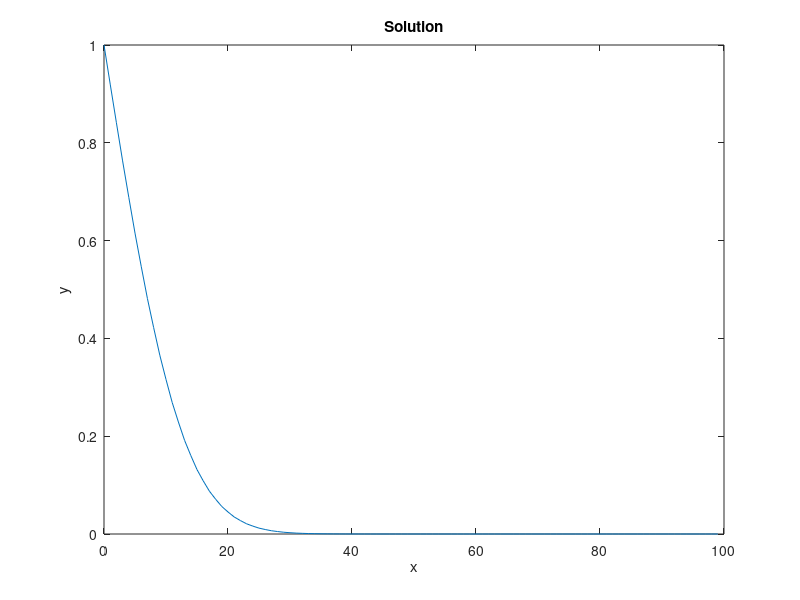

Here is the MATLAB script that generated this plot:
clear;close all;clc;

% Input parameters.
nodes = 100; % x nodes, y nodes.
dx = 1; % spacing in x.
dt = 1; % timestep.
timesteps = 200;
alpha = 0.25; % Physical constant.
twall = 1.0; % Left-hand wall temperature.

% Derived inputs.
L = dx*(nodes-1); % x , y dimensions of physical domain.
c = dx/dt;
csq = c.^2;
omega = 1 / (alpha/(dt*csq)+0.5);

% Initialize.
x = linspace(0,L,nodes)';
rho = zeros(nodes,1);
f1 = zeros(nodes,1);
f2 = zeros(nodes,1);
feq = zeros(nodes,1);

% Main loop.
for iter = 1:timesteps
    % Collision
    rho = f1 + f2;
    feq = 0.5*rho;
    % Since k1 = k2 = 0.5, then feq1 = feq2 = feq.
    f1 = omega*feq + (1-omega)*f1;
    f2 = omega*feq + (1-omega)*f2;
    % Streaming
    f1(2:end-1) = f1(1:end-2);
    f2(1:end-1) = f2(2:end);
    % Boundary conditions
    f1(1) = twall - f2(1); % T = twall, x = 0.
    f1(end) = f1(end-1); % adiabatic, x = L.
    f2(end) = f2(end-1); % adiabatic, x = L.
end

% Plotting results!
plot(x, rho);
title('Solution');
xlabel('x');
ylabel('y');





